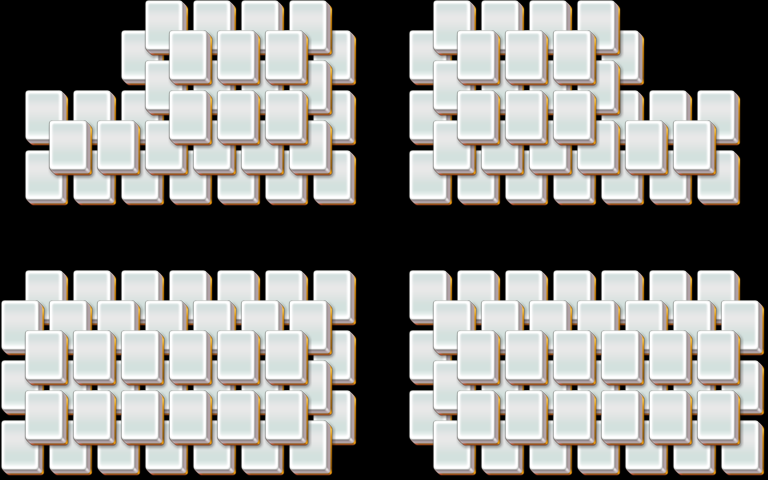

Tiled map render using the project's own tile images. Description and the map definition, with tile-layer contents summarised, below:
An orthogonal 32x16 tile map with 24x30 px tiles, 3 tile layers (layer1, layer2, layer3).

<map version="1.0" orientation="orthogonal" width="32" height="16" tilewidth="24" tileheight="30">
 <properties>
  <property name="species" value="30" />
 </properties>
 <tileset firstgid="1" name="mahjong" tilewidth="48" tileheight="60">
  <image source="mahjong.png" width="48" height="60" />
 </tileset>
 <layer name="layer1" width="32" height="16">
  <data>[512 cells, 80 non-empty, 1 distinct tile ids]</data>
 </layer>
 <layer name="layer2" width="32" height="16">
  <data>[512 cells, 70 non-empty, 1 distinct tile ids]</data>
 </layer>
 <layer name="layer3" width="32" height="16">
  <data>[512 cells, 36 non-empty, 1 distinct tile ids]</data>
 </layer>
</map>
